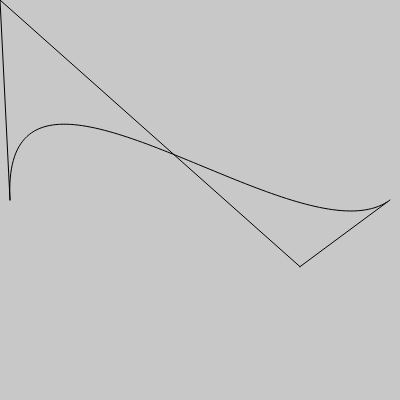
Frame 1 (no input)
Frame 60 (no input): identical to frame 1, image omitted
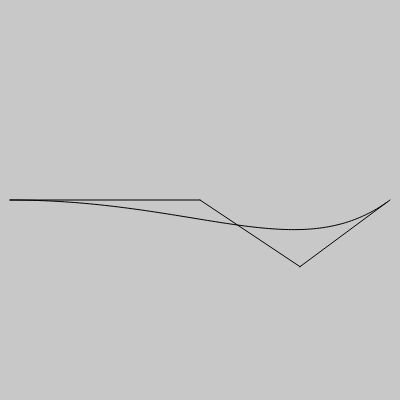
Frame 120 (the mouse pressed at the canvas centre since frame 60)

The p5.js sketch that drew these frames (run headless with seeded random() and noise() and a simulated clock; from frame 60 on, the mouse is pressed at the canvas centre):

// p5.js sketch
// ── sketch.js
function setup() {
  createCanvas(400, 400);
}
  
function segmento(A, B) {
  line(A.x, A.y, B.x, B.y);
}
  
function ponto(A) {
  circle(A.x, A.y, 10);
}
  
function combina(A, B, t) {
  return { x: (1 - t) * A.x + t * B.x, y: (1 - t) * A.y + t * B.y };
}
  
function draw() {
  let p1, p2, p3, p4;
  background(200);
  p1 = { x: 10, y: height / 2 };
  p2 = { x: mouseX, y: mouseY};
  p3 = { x: width - 100, y: 2*height / 3 };
  p4 = { x: width - 10, y: height / 2};
  segmento(p1,p2);
  segmento(p2,p3);
  segmento(p3,p4);
  noFill();
  beginShape();
  for (let t = 0; t <= 1; t += 0.01) {
    R1 = combina(p1, p2, t);
    R2 = combina(p2, p3, t);
    R3 = combina(p3, p4, t);
    C1 = combina(R1, R2 ,t);
    C2 = combina(R2, R3, t);
    F = combina(C1, C2, t);
    vertex(F.x, F.y);
  }
  endShape();
}
